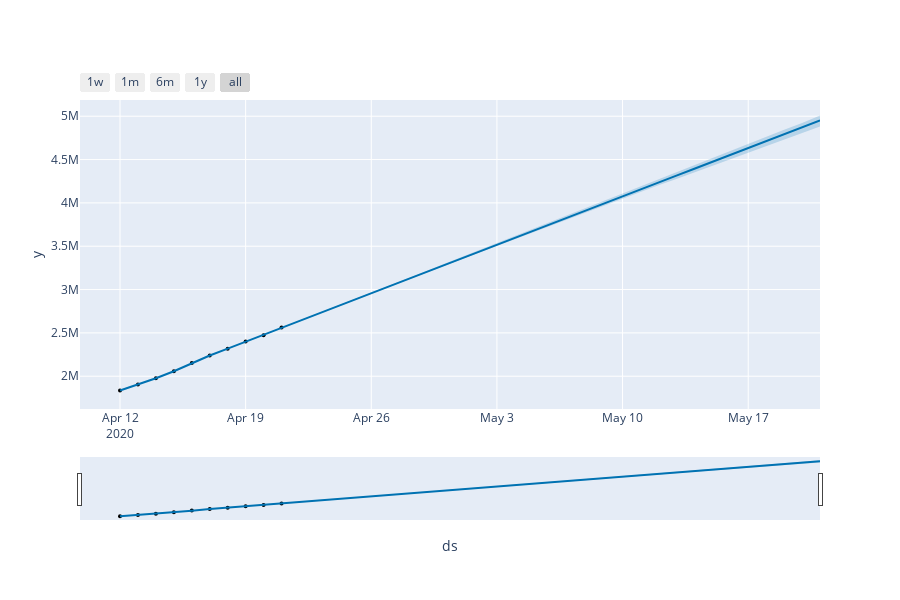

Notebook source saved alongside this figure:
### Markdown cell above
Para poder ver los componentes del pronóstico, usaremos plot_plotly.

### Code cell
fig = plot_plotly(m, forecast)
py.iplot(fig) 
fig = m.plot(forecast,xlabel='Date',ylabel='Confirmed Count')
